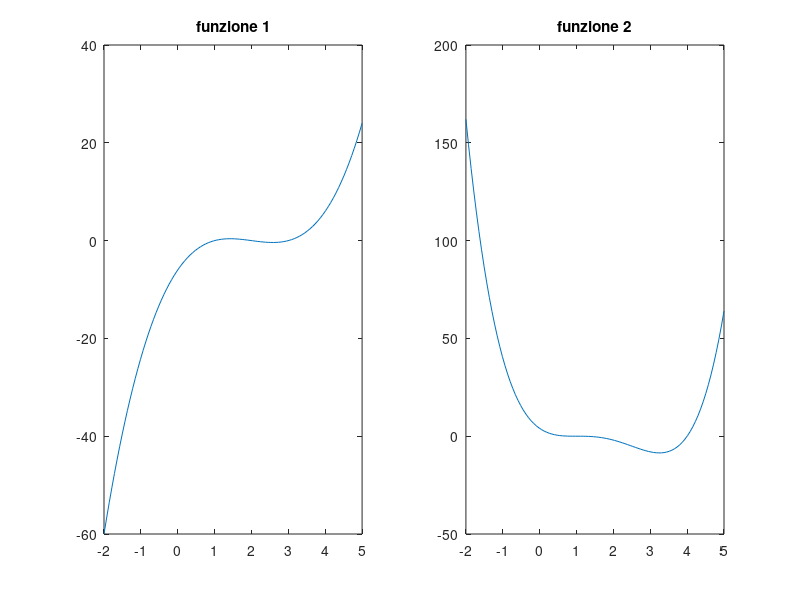

MATLAB code for this plot:
close all
clear
clc

%radici con il comando roots
coeff = [1 -6 11 -6];
radici = roots(coeff)

coeff = [1 -7 15 -13 4];
radici = roots(coeff)

%radici con fzero

f1 = @(x) x.^3-6*x.^2+11*x-6;
x = 1.5;
fzero(f1,x)
fzero(f1,1.6)
fzero(f1,2.6)

f2 = @(x) x.^4-7*x.^3+15*x.^2-13*x+4;


%grafici funzioni
x = linspace(-2,5);
subplot(1,2,1);
plot(x,f1(x));
title("funzione 1");
subplot(1,2,2);
plot(x,f2(x));
title("funzione 2");

